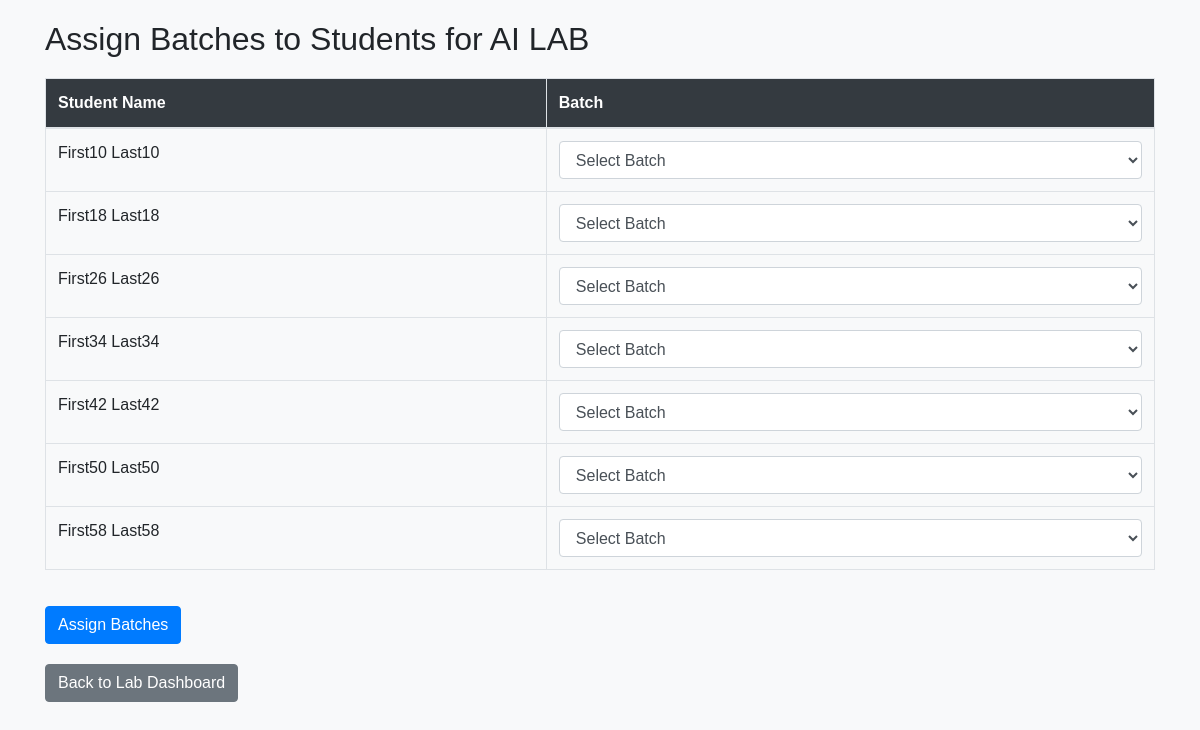
The app's page /labs/1/assign_batches/, older data.
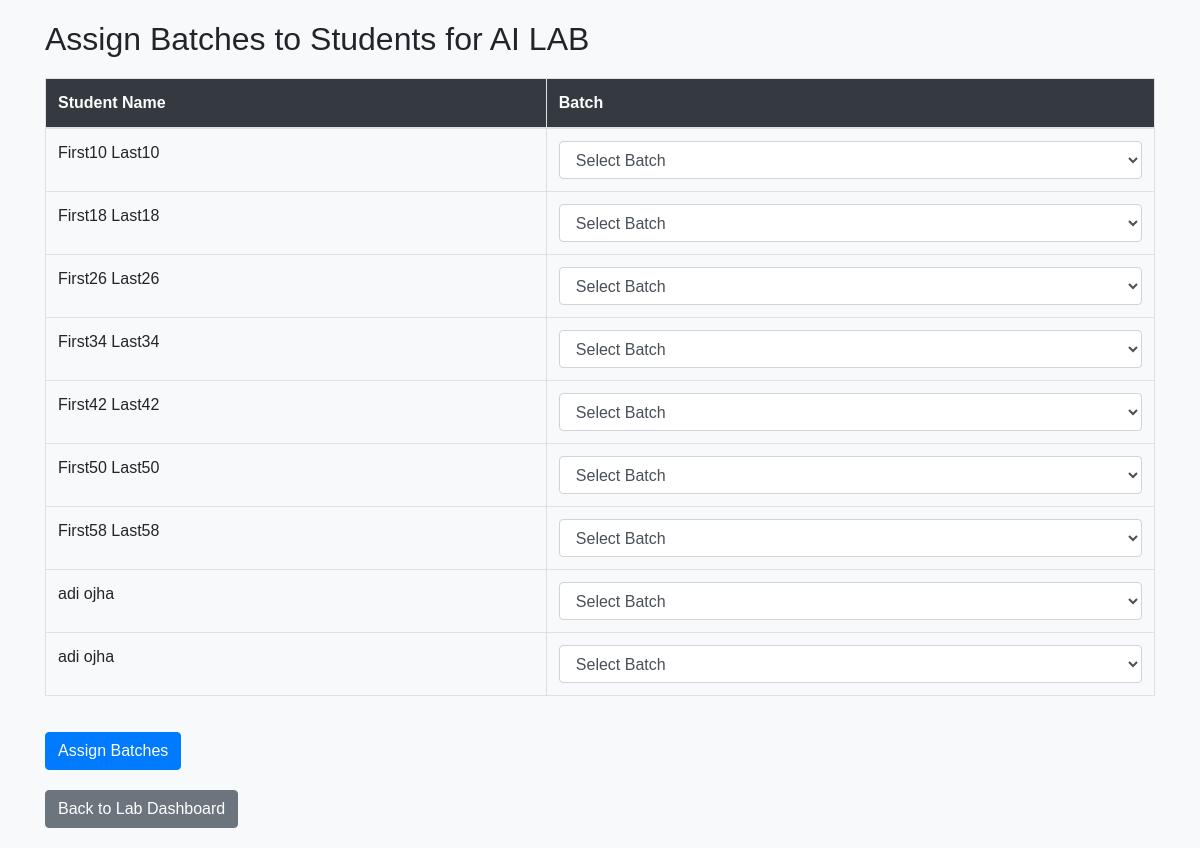
The same page, newer data.
### myapp/models.py (models this page shows, shortened)
class Student(models.Model):
    user = models.OneToOneField(User, on_delete=models.CASCADE)
    student_id = models.CharField(max_length=20, unique=True, verbose_name="Student ID")
    roll_number = models.CharField(max_length=10, unique=True, null=True, blank=True, verbose_name="Roll Number")
    semester = models.ForeignKey(Semester, on_delete=models.SET_NULL, null=True, blank=True, related_name='students', verbose_name="Semester")
    mobile_no = models.CharField(max_length=15, blank=True, null=True, verbose_name="Mobile Number")
    email = models.EmailField(blank=True, null=True, verbose_name="Email")
    address = models.TextField(blank=True, null=True, verbose_name="Address")
    lab_batch = models.ForeignKey(LabsBatches, on_delete=models.SET_NULL, null=True, blank=True, verbose_name="Lab Batch")
    batches = models.JSONField(verbose_name="Batches for Labs", blank=True, null=True, default=dict)  # Default to empty dict
    class Meta:
        indexes = [
            models.Index(fields=['student_id']),
            models.Index(fields=['roll_number']),
            models.Index(fields=['email']),
        ]

### myapp/teacherViews.py (the view)
# urls.py: path('labs/<int:lab_id>/assign_batches/', teacherViews.assign_batches_to_students, name='assign_batches'),
def assign_batches_to_students(request, lab_id):
    lab = get_object_or_404(Labs, id=lab_id)
    batch_obj = lab.batches.first()
    if batch_obj:
        batch_options = json.loads(batch_obj.batch_options)
    else:
        batch_options = []
    students = Student.objects.filter(semester=lab.semester)
    if request.method == 'POST':
        for student in students:
            selected_batch = request.POST.get(f'batch_{student.id}')
            if selected_batch:
                student.assign_batch(lab.index, selected_batch)
        return redirect('lab_detail', lab_id=lab.id)
    return render(request, 'teachertemplates/assign_batches.html', {'lab': lab, 'batch_options': batch_options, 'students': students})

### templates/teachertemplates/assign_batches.html (shortened to what this page needs)
<!DOCTYPE html>
<html lang="en">
<head>
    <link href="https://stackpath.bootstrapcdn.com/bootstrap/4.5.2/css/bootstrap.min.css" rel="stylesheet">
</head>
<body>
    <div class="container">
        <form method="post">
            <h2>Assign Batches to Students for {{ lab.name }}</h2>
            <table class="table table-bordered">
                <thead>
                    <tr>
                        <th>Student Name</th>
                        <th>Batch</th>
                    </tr>
                </thead>
                <tbody>
                    {% for student in students %}
                    <tr>
                        <td>{{ student.user.first_name }} {{ student.user.last_name }}</td>
                        <td>
                            <select name="batch_{{ student.id }}" class="form-control" required>
                                <option value="">Select Batch</option>
                            </select>
                        </td>
                    </tr>
                    {% endfor %}
                </tbody>
            </table>
            <button type="submit" class="btn btn-primary">Assign Batches</button>
        </form>
        <a href="{% url 'lab_dashboard' %}" class="btn btn-secondary">Back to Lab Dashboard</a>
    </div>
</body>
</html>

Row changes from the older to the newer data that the page shows:
added Student: user.first_name "adi", user.last_name "ojha"
added Student: user.first_name "adi", user.last_name "ojha"
